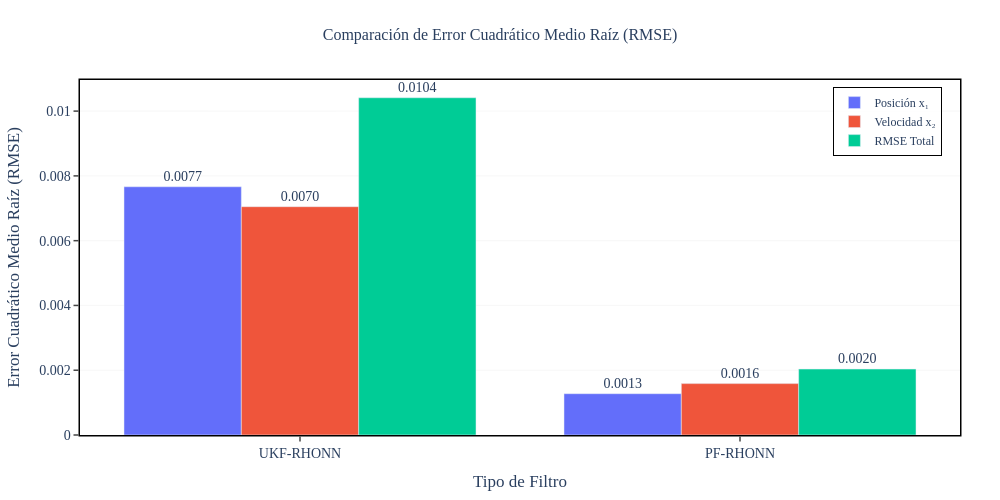
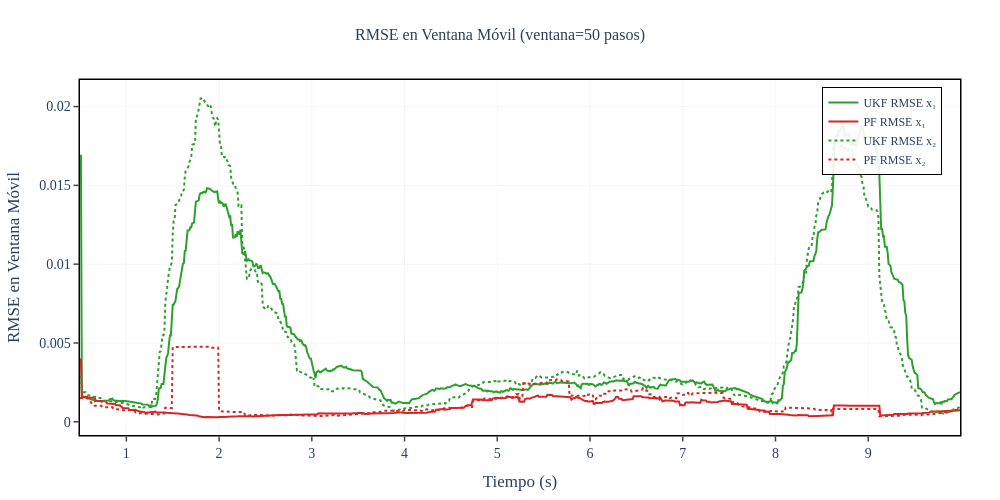

Notebook code for these charts, in order:
### Code cell
# ============================================================
# 7) RMSE Calculation and Plots
# ============================================================

# Calculate RMSE for each filter and state
rmse_x1_ukf = np.sqrt(mse_x1_ukf)
rmse_x2_ukf = np.sqrt(mse_x2_ukf)
rmse_x1_pf = np.sqrt(mse_x1_pf)
rmse_x2_pf = np.sqrt(mse_x2_pf)

# Total RMSE (combined metric)
rmse_total_ukf = np.sqrt(mse_total_ukf)
rmse_total_pf = np.sqrt(mse_total_pf)

# Print RMSE comparison
print("\n" + "="*70)
print("📊 ROOT MEAN SQUARE ERROR (RMSE) COMPARISON")
print("="*70)
print("\nUKF-RHONN:")
print(f"  RMSE x₁ (posición):  {rmse_x1_ukf:.6f}")
print(f"  RMSE x₂ (velocidad): {rmse_x2_ukf:.6f}")
print(f"  RMSE Total:          {rmse_total_ukf:.6f}")

print("\nPF-RHONN:")
print(f"  RMSE x₁ (posición):  {rmse_x1_pf:.6f}")
print(f"  RMSE x₂ (velocidad): {rmse_x2_pf:.6f}")
print(f"  RMSE Total:          {rmse_total_pf:.6f}")

print("\n" + "="*70)
print(f"🏆 MEJOR FILTRO (RMSE): ", end="")
rmse_dict = {'UKF': rmse_total_ukf, 'PF': rmse_total_pf}
best_filter_rmse = min(rmse_dict, key=rmse_dict.get)
print(f"{best_filter_rmse} (RMSE total: {rmse_dict[best_filter_rmse]:.6f})")
print("="*70)

# Bar chart comparing RMSE
fig_rmse = go.Figure()

filters = ['UKF-RHONN', 'PF-RHONN']

fig_rmse.add_trace(go.Bar(
    name='Posición x₁',
    x=filters,
    y=[rmse_x1_ukf, rmse_x1_pf],
    marker_color='#636EFA',
    text=[f'{rmse_x1_ukf:.4f}', f'{rmse_x1_pf:.4f}'],
    textposition='outside'
))

fig_rmse.add_trace(go.Bar(
    name='Velocidad x₂',
    x=filters,
    y=[rmse_x2_ukf, rmse_x2_pf],
    marker_color='#EF553B',
    text=[f'{rmse_x2_ukf:.4f}', f'{rmse_x2_pf:.4f}'],
    textposition='outside'
))

fig_rmse.add_trace(go.Bar(
    name='RMSE Total',
    x=filters,
    y=[rmse_total_ukf, rmse_total_pf],
    marker_color='#00CC96',
    text=[f'{rmse_total_ukf:.4f}', f'{rmse_total_pf:.4f}'],
    textposition='outside'
))

fig_rmse.update_layout(
    title={
        'text': 'Comparación de Error Cuadrático Medio Raíz (RMSE)',
        'x': 0.5,
        'xanchor': 'center',
        'font': {'size': thesis_config['title_font_size'], 'family': thesis_config['font_family']}
    },
    xaxis_title='Tipo de Filtro',
    yaxis_title='Error Cuadrático Medio Raíz (RMSE)',
    yaxis=dict(
        showgrid=True,
        gridcolor=thesis_config['grid_color'],
        gridwidth=thesis_config['grid_width'],
        showline=True,
        linewidth=1.5,
        linecolor='black',
        mirror=True,
        ticks='outside',
        tickwidth=1.5,
        ticklen=5
    ),
    xaxis=dict(
        showline=True,
        linewidth=1.5,
        linecolor='black',
        mirror=True,
        ticks='outside',
        tickwidth=1.5,
        ticklen=5
    ),
    legend=dict(
        x=0.98,
        y=0.98,
        xanchor='right',
        yanchor='top',
        bgcolor='rgba(255, 255, 255, 0.9)',
        bordercolor='black',
        borderwidth=1,
        font=dict(size=thesis_config['legend_font_size'], family=thesis_config['font_family'])
    ),
    barmode='group',
    font=dict(size=thesis_config['font_size'], family=thesis_config['font_family']),
    plot_bgcolor='white',
    paper_bgcolor='white',
    width=thesis_config['plot_width'],
    height=thesis_config['plot_height'],
    margin=dict(l=80, r=40, t=80, b=60)
)

fig_rmse.show()

# Time-varying RMSE (cumulative moving window)
window_size = 50  # 50 time steps moving window

rmse_time_x1_ukf = np.zeros(n_steps - window_size)
rmse_time_x2_ukf = np.zeros(n_steps - window_size)
rmse_time_x1_pf = np.zeros(n_steps - window_size)
rmse_time_x2_pf = np.zeros(n_steps - window_size)

for i in range(n_steps - window_size):
    rmse_time_x1_ukf[i] = np.sqrt(np.mean((x_true[i:i+window_size, 0] - x_hat_ukf[i:i+window_size, 0])**2))
    rmse_time_x2_ukf[i] = np.sqrt(np.mean((x_true[i:i+window_size, 1] - x_hat_ukf[i:i+window_size, 1])**2))
    rmse_time_x1_pf[i] = np.sqrt(np.mean((x_true[i:i+window_size, 0] - x_hat_pf[i:i+window_size, 0])**2))
    rmse_time_x2_pf[i] = np.sqrt(np.mean((x_true[i:i+window_size, 1] - x_hat_pf[i:i+window_size, 1])**2))

t_rmse = t_history[window_size:]

# Plot time-varying RMSE
fig_rmse_time = go.Figure()

fig_rmse_time.add_trace(go.Scatter(
    x=t_rmse, y=rmse_time_x1_ukf,
    mode='lines',
    name='UKF RMSE x₁',
    line=dict(color='#2ca02c', width=2)
))

fig_rmse_time.add_trace(go.Scatter(
    x=t_rmse, y=rmse_time_x1_pf,
    mode='lines',
    name='PF RMSE x₁',
    line=dict(color='#d62728', width=2)
))

fig_rmse_time.add_trace(go.Scatter(
    x=t_rmse, y=rmse_time_x2_ukf,
    mode='lines',
    name='UKF RMSE x₂',
    line=dict(color='#2ca02c', width=2, dash='dot')
))

fig_rmse_time.add_trace(go.Scatter(
    x=t_rmse, y=rmse_time_x2_pf,
    mode='lines',
    name='PF RMSE x₂',
    line=dict(color='#d62728', width=2, dash='dot')
))

fig_rmse_time.update_layout(
    title={
        'text': f'RMSE en Ventana Móvil (ventana={window_size} pasos)',
        'x': 0.5,
        'xanchor': 'center',
        'font': {'size': thesis_config['title_font_size'], 'family': thesis_config['font_family']}
    },
    xaxis_title='Tiempo (s)',
    yaxis_title='RMSE en Ventana Móvil',
    xaxis=dict(
        showgrid=True,
        gridcolor=thesis_config['grid_color'],
        gridwidth=thesis_config['grid_width'],
        showline=True,
        linewidth=1.5,
        linecolor='black',
        mirror=True,
        ticks='outside',
        tickwidth=1.5,
        ticklen=5
    ),
    yaxis=dict(
        showgrid=True,
        gridcolor=thesis_config['grid_color'],
        gridwidth=thesis_config['grid_width'],
        showline=True,
        linewidth=1.5,
        linecolor='black',
        mirror=True,
        ticks='outside',
        tickwidth=1.5,
        ticklen=5
    ),
    legend=dict(
        x=0.98,
        y=0.98,
        xanchor='right',
        yanchor='top',
        bgcolor='rgba(255, 255, 255, 0.9)',
        bordercolor='black',
        borderwidth=1,
        font=dict(size=thesis_config['legend_font_size'], family=thesis_config['font_family'])
    ),
    font=dict(size=thesis_config['font_size'], family=thesis_config['font_family']),
    plot_bgcolor='white',
    paper_bgcolor='white',
    width=thesis_config['plot_width'],
    height=thesis_config['plot_height'],
    margin=dict(l=80, r=40, t=80, b=60)
)

fig_rmse_time.show()

### Figure 1 — Plotly figure (JSON) as saved in the notebook; plotly's stock layout.template omitted (floating-point values rounded to 4 significant figures)
{"data": [{"marker": {"color": "#636EFA"}, "name": "Posición x₁", "text": ["0.0077", "0.0013"], "textposition": "outside", "type": "bar", "x": ["UKF-RHONN", "PF-RHONN"], "y": [0.007664, 0.001275]}, {"marker": {"color": "#EF553B"}, "name": "Velocidad x₂", "text": ["0.0070", "0.0016"], "textposition": "outside", "type": "bar", "x": ["UKF-RHONN", "PF-RHONN"], "y": [0.007049, 0.001586]}, {"marker": {"color": "#00CC96"}, "name": "RMSE Total", "text": ["0.0104", "0.0020"], "textposition": "outside", "type": "bar", "x": ["UKF-RHONN", "PF-RHONN"], "y": [0.01041, 0.002035]}], "layout": {"barmode": "group", "font": {"family": "Computer Modern, serif", "size": 14}, "height": 500, "legend": {"bgcolor": "rgba(255, 255, 255, 0.9)", "bordercolor": "black", "borderwidth": 1, "font": {"family": "Computer Modern, serif", "size": 12}, "x": 0.98, "xanchor": "right", "y": 0.98, "yanchor": "top"}, "margin": {"b": 60, "l": 80, "r": 40, "t": 80}, "paper_bgcolor": "white", "plot_bgcolor": "white", "title": {"font": {"family": "Computer Modern, serif", "size": 16}, "text": "Comparación de Error Cuadrático Medio Raíz (RMSE)", "x": 0.5, "xanchor": "center"}, "width": 1000, "xaxis": {"linecolor": "black", "linewidth": 1.5, "mirror": true, "showline": true, "ticklen": 5, "ticks": "outside", "tickwidth": 1.5, "title": {"text": "Tipo de Filtro"}}, "yaxis": {"gridcolor": "rgba(200, 200, 200, 0.3)", "gridwidth": 0.5, "linecolor": "black", "linewidth": 1.5, "mirror": true, "showgrid": true, "showline": true, "ticklen": 5, "ticks": "outside", "tickwidth": 1.5, "title": {"text": "Error Cuadrático Medio Raíz (RMSE)"}}}}

### Figure 2 — Plotly figure (JSON) as saved in the notebook; plotly's stock layout.template omitted (floating-point values rounded to 4 significant figures; data arrays with more than 128 entries replaced by an {"elided": "..."} marker saying what was removed)
{"data": [{"line": {"color": "#2ca02c", "width": 2}, "mode": "lines", "name": "UKF RMSE x₁", "type": "scatter", "x": {"elided": "950 float values"}, "y": {"elided": "950 float values"}}, {"line": {"color": "#d62728", "width": 2}, "mode": "lines", "name": "PF RMSE x₁", "type": "scatter", "x": {"elided": "950 float values"}, "y": {"elided": "950 float values"}}, {"line": {"color": "#2ca02c", "dash": "dot", "width": 2}, "mode": "lines", "name": "UKF RMSE x₂", "type": "scatter", "x": {"elided": "950 float values"}, "y": {"elided": "950 float values"}}, {"line": {"color": "#d62728", "dash": "dot", "width": 2}, "mode": "lines", "name": "PF RMSE x₂", "type": "scatter", "x": {"elided": "950 float values"}, "y": {"elided": "950 float values"}}], "layout": {"font": {"family": "Computer Modern, serif", "size": 14}, "height": 500, "legend": {"bgcolor": "rgba(255, 255, 255, 0.9)", "bordercolor": "black", "borderwidth": 1, "font": {"family": "Computer Modern, serif", "size": 12}, "x": 0.98, "xanchor": "right", "y": 0.98, "yanchor": "top"}, "margin": {"b": 60, "l": 80, "r": 40, "t": 80}, "paper_bgcolor": "white", "plot_bgcolor": "white", "title": {"font": {"family": "Computer Modern, serif", "size": 16}, "text": "RMSE en Ventana Móvil (ventana=50 pasos)", "x": 0.5, "xanchor": "center"}, "width": 1000, "xaxis": {"gridcolor": "rgba(200, 200, 200, 0.3)", "gridwidth": 0.5, "linecolor": "black", "linewidth": 1.5, "mirror": true, "showgrid": true, "showline": true, "ticklen": 5, "ticks": "outside", "tickwidth": 1.5, "title": {"text": "Tiempo (s)"}}, "yaxis": {"gridcolor": "rgba(200, 200, 200, 0.3)", "gridwidth": 0.5, "linecolor": "black", "linewidth": 1.5, "mirror": true, "showgrid": true, "showline": true, "ticklen": 5, "ticks": "outside", "tickwidth": 1.5, "title": {"text": "RMSE en Ventana Móvil"}}}}
